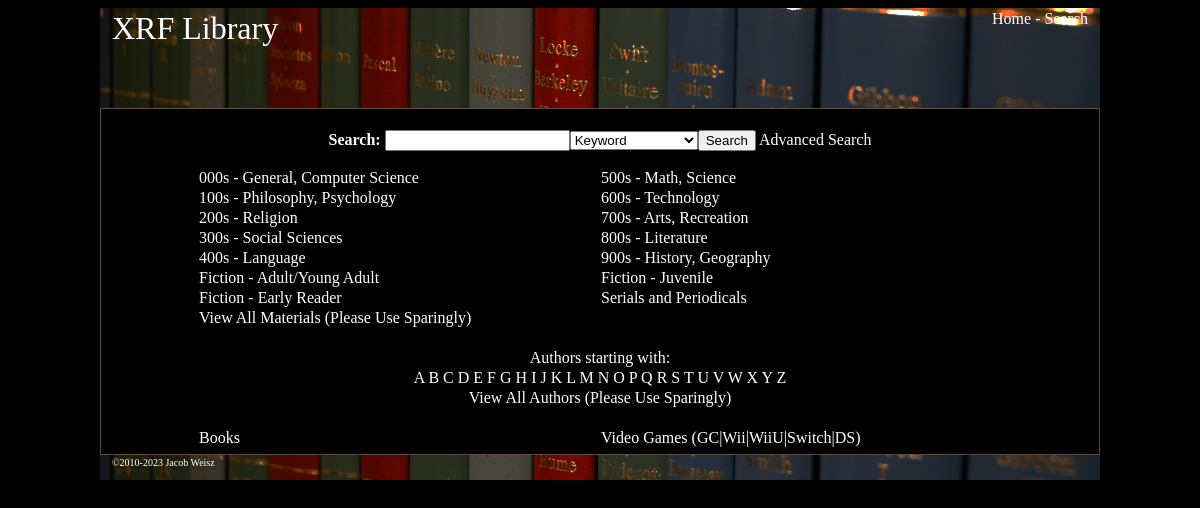
Before: / with the older database file.
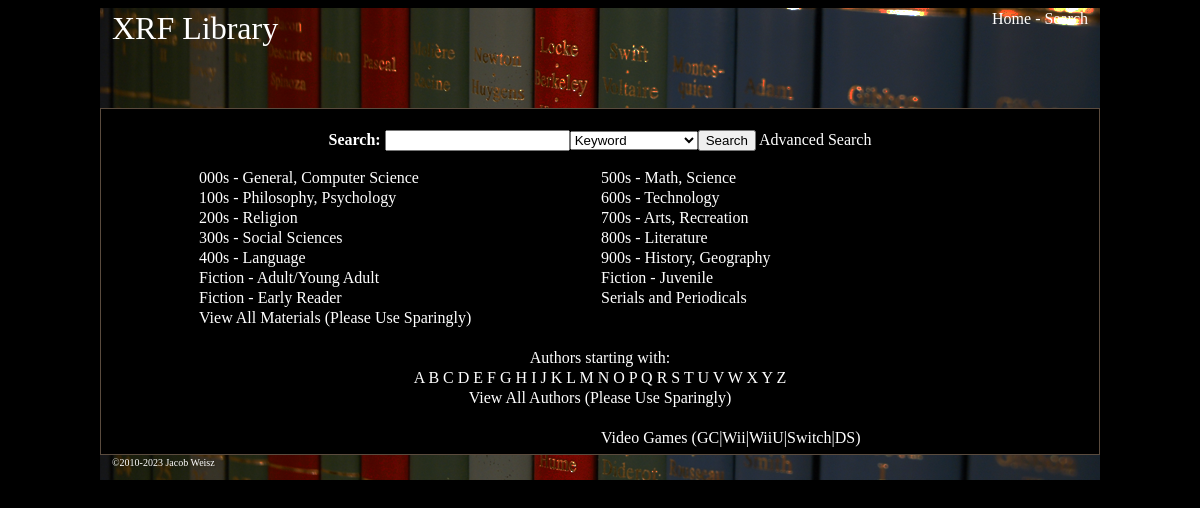
After: the same page with the newer database file.
### tables this page shows
CREATE TABLE IF NOT EXISTS `g_config` (
  `site_name` varchar(128) NOT NULL,
  `site_url` varchar(128) NOT NULL DEFAULT 'index.php',
  `site_key` varchar(32) NOT NULL DEFAULT 'SANDSTORM-SANDSTORM' COMMENT 'License key for XRF install.',
  `auth_version` varchar(10) NOT NULL DEFAULT '0S.2' COMMENT 'If module version is not found in this string, disable module',
  `server_name` varchar(32) NOT NULL DEFAULT 'SandstormServer' COMMENT 'ID of XRF server',
  `admin_email` varchar(128) NOT NULL DEFAULT 'admin@example.com' COMMENT 'The master admin''s email for alert and notification purposes',
  `admin_id` int(8) NOT NULL DEFAULT '1' COMMENT 'The master admin''s ID',
  `vlog_enabled` int(1) NOT NULL DEFAULT '0' COMMENT 'If 1, enable verbose logging.',
  `style_default` varchar(32) NOT NULL DEFAULT 'xrfdark' COMMENT 'Style to use by default',
  PRIMARY KEY (`site_name`)
);

CREATE TABLE IF NOT EXISTS `l_typecodes` (
  `id` int(4) NOT NULL AUTO_INCREMENT,
  `code` varchar(4) NOT NULL,
  `descr` varchar(128) NOT NULL,
  `default_location` varchar(5) NOT NULL COMMENT 'Location code to assign this type',
  `access_level` VARCHAR(1) NOT NULL DEFAULT '1' COMMENT 'The ulevel or uclass required to see a type.',
  PRIMARY KEY (`id`),
  UNIQUE KEY `code` (`code`)
);

### includes/global.php (called while the page is built, shortened)
<?php
require_once("includes/variables.php");
require_once("includes/functions_db.php");
$xrf_myulevel = 1;
$xrf_db = @mysqli_connect($xrf_dbserver, $xrf_dbusername, $xrf_dbpassword, $xrf_dbname) or die(mysqli_connect_error());
$xrf_config_query="SELECT * FROM g_config";
$xrf_config_result=mysqli_query($xrf_db, $xrf_config_query);
$xrf_site_name=xrf_mysql_result($xrf_config_result,0,"site_name");
$xrf_style_default=xrf_mysql_result($xrf_config_result,0,"style_default");
?>

### includes/functions_db.php (called while the page is built)
<?php
function xrf_mysql_result($result, $number, $field=0)
{
mysqli_data_seek($result, $number);
$row = mysqli_fetch_array($result);
return $row[$field] ?? false;
}
?>

### index.php (the view, shortened to what this page needs)
<?php $xrf_page_subtitle = "Home";
require_once("includes/global.php");
require_once("includes/header.php");
?>
<form action="search_results.php" method="POST"><p align="center"><b>Search:</b>
<input type="text" name="searchterm" maxlength="128"><select name="searchwhat">
<option value="keyword">Keyword</option>
</select><input type="submit" value="Search"> <a href="search.php">Advanced Search</a></p></form>
<div align="center"><table>
<tr><td width=400><a href="search_results.php?group=000">000s - General, Computer Science</a></td><td width=400><a href="search_results.php?group=500">500s - Math, Science</a></td></tr>
<tr><td><a href="search_results.php?group=100">100s - Philosophy, Psychology</a></td><td><a href="search_results.php?group=600">600s - Technology</a></td></tr>
<tr><td><a href="search_results.php?group=200">200s - Religion</a></td><td><a href="search_results.php?group=700">700s - Arts, Recreation</a></td></tr>
<tr><td><a href="search_results.php?group=300">300s - Social Sciences</a></td><td><a href="search_results.php?group=800">800s - Literature</a></td></tr>
<tr><td><a href="search_results.php?group=400">400s - Language</a></td><td><a href="search_results.php?group=900">900s - History, Geography</a></td></tr>
<tr><td><a href="search_results.php?group=F">Fiction - Adult/Young Adult</a></td><td><a href="search_results.php?group=J">Fiction - Juvenile</a></td></tr>
<tr><td><a href="search_results.php?group=E">Fiction - Early Reader</a></td><td><a href="serials.php">Serials and Periodicals</a></td></tr>
<tr><td><a href="search_results.php">View All Materials</a> (Please Use Sparingly)</td><td></td></tr>
</table></div>
<br>
<div align="center"><table><tr><td align="center">Authors starting with:</td></tr>
<tr><td>
<a href="authors.php?letter=A">A</a>
<a href="authors.php?letter=B">B</a>
<a href="authors.php?letter=C">C</a>
<a href="authors.php?letter=D">D</a>
<a href="authors.php?letter=E">E</a>
<a href="authors.php?letter=F">F</a>
<a href="authors.php?letter=G">G</a>
<a href="authors.php?letter=H">H</a>
<a href="authors.php?letter=I">I</a>
<a href="authors.php?letter=J">J</a>
<a href="authors.php?letter=K">K</a>
<a href="authors.php?letter=L">L</a>
<a href="authors.php?letter=M">M</a>
<a href="authors.php?letter=N">N</a>
<a href="authors.php?letter=O">O</a>
<a href="authors.php?letter=P">P</a>
<a href="authors.php?letter=Q">Q</a>
<a href="authors.php?letter=R">R</a>
<a href="authors.php?letter=S">S</a>
<a href="authors.php?letter=T">T</a>
<a href="authors.php?letter=U">U</a>
<a href="authors.php?letter=V">V</a>
<a href="authors.php?letter=W">W</a>
<a href="authors.php?letter=X">X</a>
<a href="authors.php?letter=Y">Y</a>
<a href="authors.php?letter=Z">Z</a>
</td></tr>
<tr><td align="center"><a href="authors.php">View All Authors</a> (Please Use Sparingly)</td></tr></table>
</div>
<br>
<div align="center"><table><tr><td width=400>
<?php if ($xrf_myulevel > 1)
$typesquery = "SELECT * FROM l_typecodes ORDER BY id ASC";
$typesresult = mysqli_query($xrf_db, $typesquery);
$typesnum=mysqli_num_rows($typesresult);
$typ=0;
while ($typ < $typesnum) {
	$typcode = xrf_mysql_result($typesresult,$typ,"code");
	$typdescr = xrf_mysql_result($typesresult,$typ,"descr");
	$typaccess = xrf_mysql_result($typesresult,$typ,"access_level");
	if ((is_numeric($typaccess) && $typaccess <= $xrf_myulevel) || (!is_numeric($typaccess) && xrf_has_uclass($xrf_myuclass,$typaccess))) {
		if ($typcode == "") { $typcode = "0"; }
		echo "<a href=\"search_results.php?type=$typcode\">$typdescr</a><br>";
	}
	$typ++;
} ?>
</td>
<td width=400>
<a href="search_results.php?type=VG">Video Games</a> (<a href="search_results.php?filter=GameCube">GC</a>|<a href="search_results.php?filter=Wii">Wii</a>|<a href="search_results.php?filter=WiiU">WiiU</a>|<a href="search_results.php?filter=Switch">Switch</a>|<a href="search_results.php?filter=DS">DS</a>)
</td></tr></table></div>
<?php
require_once("includes/footer.php");
?>

### includes/header.php (shortened to what this page needs)
<?php
if ($xrf_mystylepref == "") {$xrf_style = $xrf_style_default;}
else {$xrf_style = $xrf_mystylepref;}
if (isset($xrf_page_subtitle)) { $xrf_title_nugget = " - "; } else { $xrf_page_subtitle = ""; $xrf_title_nugget = ""; }
echo "<html><head><title>$xrf_site_name Library$xrf_title_nugget$xrf_page_subtitle</title>
<link rel=\"stylesheet\" type=\"text/css\" href=\"styles/$xrf_style/style.css\" />
<link rel=\"stylesheet\" type=\"text/css\" href=\"styles/print/style.css\" media=\"print\" />
</head><body>";
echo "<div class=\"header\" align=\"center\">
<table width=\"100%\"><tr><td>
<p align=\"left\">
<font size=\"6\" color=\"white\">$xrf_site_name</font><br>
<font color=\"white\" class=\"navigation-box\"><a href=\"$xrf_site_url\"><font color=\"white\">$xrf_myusername</font></a></font>
</p>
</td><td>
<p align=\"right\" class=\"navigation-box\">
<font color=\"white\"><a href=\"index.php\"><font color=\"white\">Home</font></a> - <a href=\"search.php\"><font color=\"white\">Search</font></a></font>
</p>
</td></tr></table>
</div>
<div class=\"container\" align=\"left\">";
?>

### includes/footer.php (shortened to what this page needs)
<?php
if ($xrf_myulevel >= 3)
$cplink = "<a href=\"acp.php\">Control Panel</a>";
else $cplink = "";
echo "</div><div class=\"footer\" align=\"center\">
<table width=\"100%\"><tr><td><font size=\"1\">&copy;2010-2023 Jacob Weisz</font></td><td align=\"right\"><font size=\"1\">$cplink</font></td></tr></table>
</div></body></html>";
?>

### styles/xrfdark/style.css (style rules this page uses)
body { background: #000000; font-family: Verdana; color: #FFFFFF; }
a { font-family: Verdana; text-decoration: none; color: #FFFFFF; border-color: #FFFFFF; }
.header { width: 980px; height: 100px; margin-left: auto; margin-right: auto; padding-left: 10px; padding-right: 10px; background-image: url(images/banner.png); }
.container { width: 988px; height: auto; margin-left:auto; margin-right:auto; padding: 5px; background-color: #000000; border: 1px solid #5a4b3e; outline-style: none; }
.footer { width: 980px; height: 25px; margin-left: auto; margin-right: auto; padding-left: 10px; padding-right: 10px; background-image: url(images/footer.png); }
td, tr { vertical-align:top; padding: 0px; border: 0px; margin: 0px; outline-style: none; }
table { vertical-align:top; padding: 0px; border: 0px; margin: 0px; outline-style: none; }

### styles/print/style.css (style rules this page uses)
body { background: #FFFFFF; font-family: Verdana; color: #000; }
a { font-family: Verdana; text-decoration: none; color: #000; border-color: #000; }
.header { width: 980px; height: 100px; margin-left: auto; margin-right: auto; padding-left: 10px; padding-right: 10px; }
.container { width: 988px; height: auto; margin-left:auto; margin-right:auto; padding: 5px; background-color: #FFFFFF; border: 1px solid black; outline-style: none; }
.footer { display: none; }
.navigation-box { display: none; }
td, tr { vertical-align:top; padding: 0px; border: 0px; margin: 0px; outline-style: none; }
table { vertical-align:top; padding: 0px; border: 0px; margin: 0px; outline-style: none; }

Changed rows visible on the page:
no longer on this page (row edited): l_typecodes: descr "Books"
